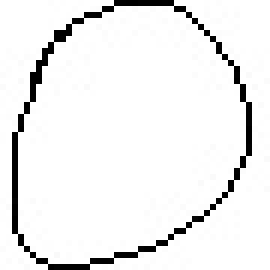
#> input picture extracted_images/0/0_20894.jpg, 45 x 45 px, found by its file name (shown 6 times larger); its folder holds 4 pictures in this run
$ jupyter execute --allow-errors 'Data load and model creation.ipynb'
#> lines starting #> are read from the running program, lines starting #| are printed output that depends on the picture; after the words box and inside, x2 and y2 are one past the last pixel; in counts of white or black regions, pixels touching at a corner belong together
[cell 1]
import numpy as np
import pandas as pd
import os
import cv2
import matplotlib.pyplot as plt
from os import listdir
from os.path import isfile, join
from PIL import Image

[cell 2]
def load_images(folder):
    train_data=[]
    for filename in os.listdir(folder):
        img=cv2.imread(os.path.join(folder,filename),cv2.IMREAD_GRAYSCALE)
        img=~img
        if img is not None:
            _,thresh=cv2.threshold(img,127,255,cv2.THRESH_BINARY)
            ctrs,ret=cv2.findContours(thresh,cv2.RETR_EXTERNAL,cv2.CHAIN_APPROX_NONE)
            cnt=sorted(ctrs,key=lambda ctr:cv2.boundingRect(ctr)[0])
            w=int(28)
            h=int(28)
            maxi=0
            for c in cnt:
                x,y,w,h=cv2.boundingRect(c)
                maxi=max(w*h,maxi)
                if(maxi==w*h):
                    x_max=x
                    y_max=y
                    h_max=h
                    w_max=w
            im_crop=thresh[y_max:y_max+h_max+10,x_max:x_max+w_max+10]
            im_resize=cv2.resize(im_crop,(28,28))
            im_resize=np.reshape(im_resize,(784,1))
            train_data.append(im_resize)
    return train_data

[cell 3]
data=[]

#> (a cell that did not finish here is left out)

len(data)
for i in range(0,len(data)):
    data[i]=np.append(data[i],['10'])

print(len(data))

#> (a cell that did not finish here is left out)

for i in range(0,len(data11)):
    data11[i]=np.append(data11[i],['11'])
data=np.concatenate((data,data11))
print(len(data))

[cell 6]
data0=load_images('new/0')
#> call 3 of load_images, with folder = 'new/0'
#> in load_images, img is the input picture: shape (45, 45); min 0, max 255, mean 238.7
#> in load_images (call 3), `img=~img`:
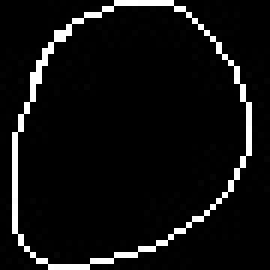
#> img: shape (45, 45) (shown 6 times larger); min 0, max 255, mean 16.3
#> in load_images (call 3), `_,thresh=cv2.threshold(img,127,255,cv2.THRESH_BINARY)`: thresh: shape (45, 45); 6.3% white in thin lines or dots, all inside (x1, y1, x2, y2) = (2, 0, 42, 45)
#> in load_images (call 3), `ctrs,ret=cv2.findContours(thresh,cv2.RETR_EXTERNAL,cv2.CHAIN_APPROX_NO..`: ctrs = 1 contour; box (x1, y1, x2, y2) and area: (2, 0, 42, 45) 1334; ret = [[-1, -1, -1, -1]]
#> in load_images (call 3), `cnt=sorted(ctrs,key=lambda ctr:cv2.boundingRect(ctr)[0])`: cnt has the same summary as ctrs
#> the loop in load_images (call 3), `for c in cnt:` made 1 pass
#> (x, y, w, h, maxi, x_max, y_max, h_max) on pass 1: (2, 0, 40, 45, 1800, 2, 0, 45)
#> in load_images (call 3), `im_crop=thresh[y_max:y_max+h_max+10,x_max:x_max+w_max+10]`:
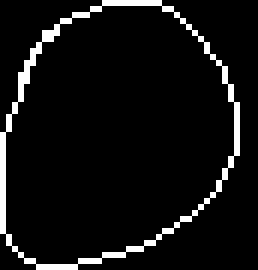
#> im_crop: shape (45, 43) (shown 6 times larger); 6.6% white in thin lines or dots
#> in load_images (call 3), `im_resize=cv2.resize(im_crop,(28,28))`:
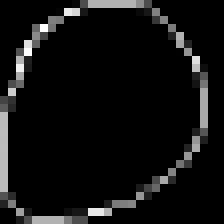
#> im_resize: shape (28, 28) (shown 8 times larger); min 0, max 255, mean 17.1
#> in load_images (call 3), `im_resize=np.reshape(im_resize,(784,1))`: im_resize = 784 values, max 255 at index 89, min 0 at index 0, mean 17.14
#> pass 2 of the loop in load_images, `for filename in os.listdir(folder):`:
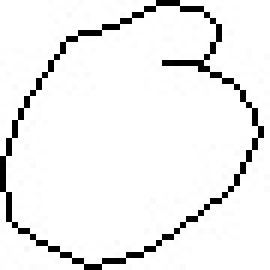
#> input picture extracted_images/0/0_2300.jpg, 45 x 45 px, found by its file name (shown 6 times larger)
#> in load_images, img is the input picture: shape (45, 45); min 0, max 255, mean 238.5
#> in load_images (call 3), `img=~img`:
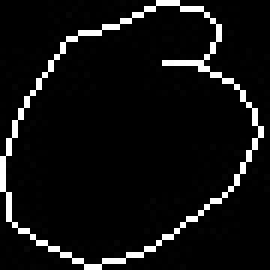
#> img: shape (45, 45) (shown 6 times larger); min 0, max 255, mean 16.5
#> thresh: shape (45, 45); 6.3% white in thin lines or dots
#> ctrs = 1 contour; box (x1, y1, x2, y2) and area: (0, 0, 44, 45) 1280
#> cnt has the same summary as ctrs
#> the loop in load_images (call 3), `for c in cnt:` made 1 pass
#> (x, y, w, h, maxi, x_max, y_max, h_max) on pass 1: (0, 0, 44, 45, 1980, 0, 0, 45)
#> in load_images (call 3), `im_resize=cv2.resize(im_crop,(28,28))`:
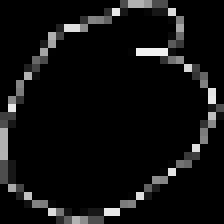
#> im_resize: shape (28, 28) (shown 8 times larger); min 0, max 241, mean 16.4
#> in load_images (call 3), `im_resize=np.reshape(im_resize,(784,1))`: im_resize = 784 values, max 241 at index 185, min 0 at index 0, mean 16.43
#> pass 3 of the loop in load_images, `for filename in os.listdir(folder):`:
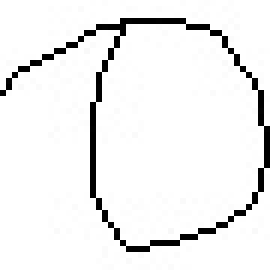
#> input picture extracted_images/0/0_2393.jpg, 45 x 45 px, found by its file name (shown 6 times larger)
#> in load_images, img is the input picture: shape (45, 45); min 0, max 255, mean 239.1
#> thresh: shape (45, 45); 6.1% white in thin lines or dots, all inside (x1, y1, x2, y2) = (0, 3, 45, 42)
#> ctrs = 1 contour; box (x1, y1, x2, y2) and area: (0, 3, 45, 42) 890
#> cnt has the same summary as ctrs
#> the loop in load_images (call 3), `for c in cnt:` made 1 pass
#> (x, y, w, h, maxi, x_max, y_max, h_max) on pass 1: (0, 3, 45, 39, 1755, 0, 3, 39)
#> in load_images (call 3), `im_crop=thresh[y_max:y_max+h_max+10,x_max:x_max+w_max+10]`:
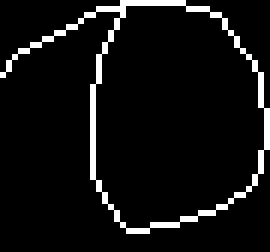
#> im_crop: shape (42, 45) (shown 6 times larger); 6.6% white in thin lines or dots
#> in load_images (call 3), `im_resize=cv2.resize(im_crop,(28,28))`:
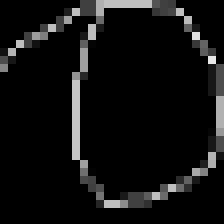
#> im_resize: shape (28, 28) (shown 8 times larger); min 0, max 232, mean 16.8
#> in load_images (call 3), `im_resize=np.reshape(im_resize,(784,1))`: im_resize = 784 values, max 232 at index 222, min 0 at index 0, mean 16.83
#> the loop made 4 passes; the first 3 are shown
for i in range(0,len(data0)):
    data0[i]=np.append(data0[i],['0'])
#> (the rest of this cell did not finish here and is left out)

#> (a cell that did not finish here is left out)
